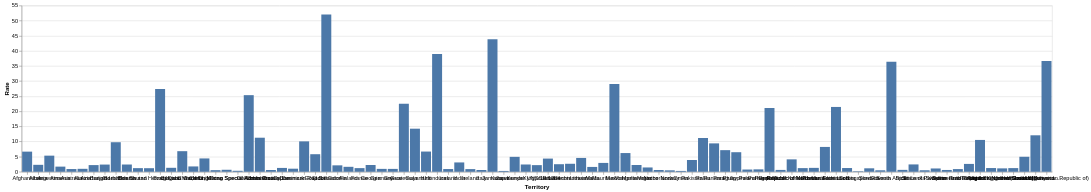

Vega-Lite specification stored for this chart:
### Vega-Lite specification from a JSON file in a GitHub repository (floating-point values rounded to 4 significant figures)
{"$schema": "https://vega.github.io/schema/vega-lite/v4.json", "description": "A simple bar chart with embedded data.", "data": {"values": [{"Region": "Asia", "Subregion": "Southern Asia", "Territory": "Afghanistan", "Count": "2474", "Rate": "6.6555611518"}, {"Region": "Europe", "Subregion": "Southern Europe", "Territory": "Albania", "Count": "66", "Rate": "2.2894924438"}, {"Region": "Americas", "Subregion": "South America", "Territory": "Argentina", "Count": "2362", "Rate": "5.3244787387"}, {"Region": "Asia", "Subregion": "Western Asia", "Territory": "Armenia", "Count": "50", "Rate": "1.693915557"}, {"Region": "Oceania", "Subregion": "Australia and New Zealand", "Territory": "Australia", "Count": "222", "Rate": "0.89163240342"}, {"Region": "Europe", "Subregion": "Western Europe", "Territory": "Austria", "Count": "86", "Rate": "0.96722860774"}, {"Region": "Asia", "Subregion": "Western Asia", "Territory": "Azerbaijan", "Count": "219", "Rate": "2.2011074485"}, {"Region": "Asia", "Subregion": "Southern Asia", "Territory": "Bangladesh", "Count": "3830", "Rate": "2.3733287962"}, {"Region": "Americas", "Subregion": "Caribbean", "Territory": "Barbados", "Count": "28", "Rate": "9.7683505442"}, {"Region": "Europe", "Subregion": "Eastern Europe", "Territory": "Belarus", "Count": "226", "Rate": "2.3908727902"}, {"Region": "Asia", "Subregion": "Southern Asia", "Territory": "Bhutan", "Count": "9", "Rate": "1.193007386"}, {"Region": "Europe", "Subregion": "Southern Europe", "Territory": "Bosnia and Herzegovina", "Count": "39", "Rate": "1.1733102602"}, {"Region": "Americas", "Subregion": "South America", "Territory": "Brazil", "Count": "57358", "Rate": "27.382530291"}, {"Region": "Europe", "Subregion": "Eastern Europe", "Territory": "Bulgaria", "Count": "92", "Rate": "1.3046665939"}, {"Region": "Africa", "Subregion": "Western Africa", "Territory": "Cabo Verde", "Count": "37", "Rate": "6.8044225068"}, {"Region": "Americas", "Subregion": "Northern America", "Territory": "Canada", "Count": "651", "Rate": "1.755921136"}, {"Region": "Americas", "Subregion": "South America", "Territory": "Chile", "Count": "825", "Rate": "4.4048944838"}, {"Region": "Asia", "Subregion": "Eastern Asia", "Territory": "China", "Count": "7525", "Rate": "0.52709078934"}, {"Region": "Asia", "Subregion": "Eastern Asia", "Territory": "China, Hong Kong Special Administrative Region", "Count": "48", "Rate": "0.65113634144"}, {"Region": "Asia", "Subregion": "Eastern Asia", "Territory": "China, Macao Special Administrative Region", "Count": "2", "Rate": "0.3166395676"}, {"Region": "Americas", "Subregion": "South America", "Territory": "Colombia", "Count": "12586", "Rate": "25.343802597"}, {"Region": "Americas", "Subregion": "Central America", "Territory": "Costa Rica", "Count": "563", "Rate": "11.261254504"}, {"Region": "Europe", "Subregion": "Southern Europe", "Territory": "Croatia", "Count": "24", "Rate": "0.57742179724"}, {"Region": "Asia", "Subregion": "Western Asia", "Territory": "Cyprus", "Count": "15", "Rate": "1.2612864112"}, {"Region": "Europe", "Subregion": "Northern Europe", "Territory": "Denmark", "Count": "58", "Rate": "1.0083219593"}, {"Region": "Americas", "Subregion": "Caribbean", "Territory": "Dominican Republic", "Count": "1068", "Rate": "10.04973395"}, {"Region": "Americas", "Subregion": "South America", "Territory": "Ecuador", "Count": "991", "Rate": "5.8006273457"}, {"Region": "Americas", "Subregion": "Central America", "Territory": "El Salvador", "Count": "3340", "Rate": "52.018926167"}, {"Region": "Europe", "Subregion": "Northern Europe", "Territory": "Estonia", "Count": "28", "Rate": "2.1165412994"}, {"Region": "Europe", "Subregion": "Northern Europe", "Territory": "Finland", "Count": "90", "Rate": "1.6296716121"}, {"Region": "Europe", "Subregion": "Western Europe", "Territory": "France", "Count": "779", "Rate": "1.1986365025"}, {"Region": "Asia", "Subregion": "Western Asia", "Territory": "Georgia", "Count": "89", "Rate": "2.2233624935"}, {"Region": "Europe", "Subregion": "Western Europe", "Territory": "Germany", "Count": "788", "Rate": "0.9479766191"}, {"Region": "Europe", "Subregion": "Southern Europe", "Territory": "Greece", "Count": "99", "Rate": "0.94086394499"}, {"Region": "Americas", "Subregion": "Central America", "Territory": "Guatemala", "Count": "3881", "Rate": "22.501348718"}, {"Region": "Americas", "Subregion": "South America", "Territory": "Guyana", "Count": "111", "Rate": "14.248909188"}, {"Region": "Americas", "Subregion": "Caribbean", "Territory": "Haiti", "Count": "743", "Rate": "6.67974266"}, {"Region": "Americas", "Subregion": "Central America", "Territory": "Honduras", "Count": "3732", "Rate": "38.925591104"}, {"Region": "Europe", "Subregion": "Northern Europe", "Territory": "Iceland", "Count": "3", "Rate": "0.89096913683"}, {"Region": "Asia", "Subregion": "Southern Asia", "Territory": "India", "Count": "41651", "Rate": "3.0792324418"}, {"Region": "Europe", "Subregion": "Northern Europe", "Territory": "Ireland", "Count": "42", "Rate": "0.8716054599"}, {"Region": "Europe", "Subregion": "Southern Europe", "Territory": "Italy", "Count": "345", "Rate": "0.5690506607"}, {"Region": "Americas", "Subregion": "Caribbean", "Territory": "Jamaica", "Count": "1287", "Rate": "43.852281528"}, {"Region": "Asia", "Subregion": "Eastern Asia", "Territory": "Japan", "Count": "334", "Rate": "0.26257409562"}, {"Region": "Africa", "Subregion": "Eastern Africa", "Territory": "Kenya", "Count": "2533", "Rate": "4.9287280243"}, {"Region": "Europe", "Subregion": "Southern Europe", "Territory": "Kosovo under UNSCR 1244", "Count": "44", "Rate": "2.3989300898"}, {"Region": "Asia", "Subregion": "Central Asia", "Territory": "Kyrgyzstan", "Count": "138", "Rate": "2.1890776131"}, {"Region": "Europe", "Subregion": "Northern Europe", "Territory": "Latvia", "Count": "84", "Rate": "4.3558049657"}, {"Region": "Asia", "Subregion": "Western Asia", "Territory": "Lebanon", "Count": "171", "Rate": "2.4929265033"}, {"Region": "Europe", "Subregion": "Western Europe", "Territory": "Liechtenstein", "Count": "1", "Rate": "2.6372698982"}, {"Region": "Europe", "Subregion": "Northern Europe", "Territory": "Lithuania", "Count": "128", "Rate": "4.5693560421"}, {"Region": "Europe", "Subregion": "Southern Europe", "Territory": "Malta", "Count": "7", "Rate": "1.5936073579"}, {"Region": "Africa", "Subregion": "Eastern Africa", "Territory": "Mauritius", "Count": "37", "Rate": "2.9198600992"}, {"Region": "Americas", "Subregion": "Central America", "Territory": "Mexico", "Count": "36685", "Rate": "29.071061625"}, {"Region": "Asia", "Subregion": "Eastern Asia", "Territory": "Mongolia", "Count": "196", "Rate": "6.1825479289"}, {"Region": "Europe", "Subregion": "Southern Europe", "Territory": "Montenegro", "Count": "14", "Rate": "2.2299989009"}, {"Region": "Africa", "Subregion": "Northern Africa", "Territory": "Morocco", "Count": "510", "Rate": "1.4155228849"}, {"Region": "Europe", "Subregion": "Western Europe", "Territory": "Netherlands", "Count": "100", "Rate": "0.58618158968"}, {"Region": "Europe", "Subregion": "Northern Europe", "Territory": "Norway", "Count": "25", "Rate": "0.46834371183"}, {"Region": "Asia", "Subregion": "Western Asia", "Territory": "Oman", "Count": "13", "Rate": "0.26918034172"}, {"Region": "Asia", "Subregion": "Southern Asia", "Territory": "Pakistan", "Count": "8241", "Rate": "3.8830827302"}, {"Region": "Oceania", "Subregion": "Micronesia", "Territory": "Palau", "Count": "2", "Rate": "11.166322372"}, {"Region": "Americas", "Subregion": "Central America", "Territory": "Panama", "Count": "392", "Rate": "9.3850224618"}, {"Region": "Americas", "Subregion": "South America", "Territory": "Paraguay", "Count": "497", "Rate": "7.1448399951"}, {"Region": "Asia", "Subregion": "South-Eastern Asia", "Territory": "Philippines", "Count": "6895", "Rate": "6.4649881651"}, {"Region": "Europe", "Subregion": "Eastern Europe", "Territory": "Poland", "Count": "277", "Rate": "0.73045470014"}, {"Region": "Europe", "Subregion": "Southern Europe", "Territory": "Portugal", "Count": "81", "Rate": "0.78976680624"}, {"Region": "Americas", "Subregion": "Caribbean", "Territory": "Puerto Rico", "Count": "641", "Rate": "21.088314968"}, {"Region": "Asia", "Subregion": "Eastern Asia", "Territory": "Republic of Korea", "Count": "309", "Rate": "0.60384939332"}, {"Region": "Europe", "Subregion": "Eastern Europe", "Territory": "Republic of Moldova", "Count": "166", "Rate": "4.0967929022"}, {"Region": "Europe", "Subregion": "Southern Europe", "Territory": "Republic of North Macedonia", "Count": "25", "Rate": "1.2002168072"}, {"Region": "Europe", "Subregion": "Eastern Europe", "Territory": "Romania", "Count": "250", "Rate": "1.2816496985"}, {"Region": "Europe", "Subregion": "Eastern Europe", "Territory": "Russian Federation", "Count": "11964", "Rate": "8.209475626"}, {"Region": "Americas", "Subregion": "Caribbean", "Territory": "Saint Lucia", "Count": "39", "Rate": "21.441530595"}, {"Region": "Europe", "Subregion": "Southern Europe", "Territory": "Serbia", "Count": "108", "Rate": "1.2268905787"}, {"Region": "Asia", "Subregion": "South-Eastern Asia", "Territory": "Singapore", "Count": "9", "Rate": "0.15631776484"}, {"Region": "Europe", "Subregion": "Eastern Europe", "Territory": "Slovakia", "Count": "62", "Rate": "1.1369852689"}, {"Region": "Europe", "Subregion": "Southern Europe", "Territory": "Slovenia", "Count": "10", "Rate": "0.48126993661"}, {"Region": "Africa", "Subregion": "Southern Africa", "Territory": "South Africa", "Count": "21036", "Rate": "36.399174149"}, {"Region": "Europe", "Subregion": "Southern Europe", "Territory": "Spain", "Count": "290", "Rate": "0.62107992821"}, {"Region": "Asia", "Subregion": "Southern Asia", "Territory": "Sri Lanka", "Count": "514", "Rate": "2.4212436336"}, {"Region": "Asia", "Subregion": "Western Asia", "Territory": "State of Palestine", "Count": "24", "Rate": "0.49352474965"}, {"Region": "Europe", "Subregion": "Northern Europe", "Territory": "Sweden", "Count": "108", "Rate": "1.0830726772"}, {"Region": "Europe", "Subregion": "Western Europe", "Territory": "Switzerland", "Count": "50", "Rate": "0.58646802447"}, {"Region": "Asia", "Subregion": "Western Asia", "Territory": "Syrian Arab Republic", "Count": "149", "Rate": "0.87931221497"}, {"Region": "Asia", "Subregion": "Western Asia", "Territory": "Turkey", "Count": "2133", "Rate": "2.5904756723"}, {"Region": "Africa", "Subregion": "Eastern Africa", "Territory": "Uganda", "Count": "4497", "Rate": "10.524460278"}, {"Region": "Europe", "Subregion": "Northern Europe", "Territory": "United Kingdom (Northern Ireland)", "Count": "23", "Rate": "1.2202287108"}, {"Region": "Europe", "Subregion": "Northern Europe", "Territory": "United Kingdom (Scotland)", "Count": "61", "Rate": "1.1163425629"}, {"Region": "Europe", "Subregion": "Northern Europe", "Territory": "United Kingdom of Great Britain and Northern Ireland", "Count": "809", "Rate": "1.2049147774"}, {"Region": "Americas", "Subregion": "Northern America", "Territory": "United States of America", "Count": "16214", "Rate": "4.9569505476"}, {"Region": "Americas", "Subregion": "South America", "Territory": "Uruguay", "Count": "416", "Rate": "12.060453021"}, {"Region": "Americas", "Subregion": "South America", "Territory": "Venezuela (Bolivarian Republic of)", "Count": "10598", "Rate": "36.687634837"}]}, "mark": "bar", "encoding": {"x": {"field": "Territory", "type": "nominal", "axis": {"labelAngle": 0}}, "y": {"field": "Rate", "type": "quantitative"}}, "config": {}}
